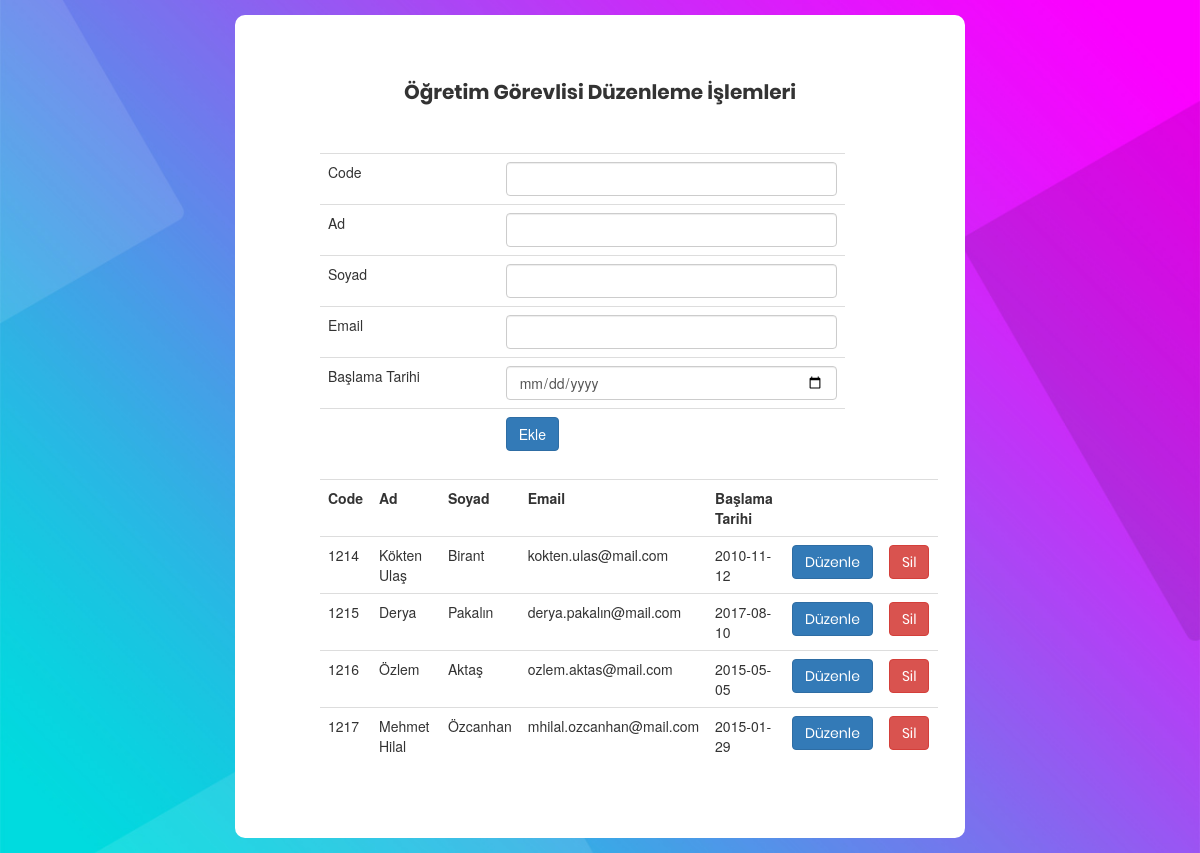
Page /facultymember_process.php (signed in) on the committed database.
### tables this page shows
CREATE TABLE IF NOT EXISTS `facultymember` (
  `id` int(11) NOT NULL AUTO_INCREMENT,
  `code` varchar(255) NOT NULL,
  `name` varchar(255) NOT NULL,
  `surname` varchar(255) NOT NULL,
  `email` varchar(255) NOT NULL,
  `startdate` date NOT NULL,
  PRIMARY KEY (`id`),
  UNIQUE KEY `CODE` (`code`)
);

### facultymember_process.php (the view, shortened to what this page needs)
 <!DOCTYPE html>
<?php
include("db.php");
?>
<html lang="en">
<head>
	<link rel="stylesheet" type="text/css" href="vendor/bootstrap/css/bootstrap.min.css">
	<link rel="stylesheet" type="text/css" href="fonts/font-awesome-4.7.0/css/font-awesome.min.css">
	<link rel="stylesheet" type="text/css" href="fonts/iconic/css/material-design-iconic-font.min.css">
	<link rel="stylesheet" type="text/css" href="vendor/animate/animate.css">
	<link rel="stylesheet" type="text/css" href="vendor/css-hamburgers/hamburgers.min.css">
	<link rel="stylesheet" type="text/css" href="vendor/animsition/css/animsition.min.css">
	<link rel="stylesheet" type="text/css" href="vendor/select2/select2.min.css">
	<link rel="stylesheet" type="text/css" href="vendor/daterangepicker/daterangepicker.css">
	<link rel="stylesheet" type="text/css" href="css/util.css">
	<link rel="stylesheet" type="text/css" href="css/main.css">
<link rel="stylesheet" href="https://maxcdn.bootstrapcdn.com/font-awesome/4.7.0/css/font-awesome.min.css">
<link rel="stylesheet" href="https://maxcdn.bootstrapcdn.com/bootstrap/3.3.7/css/bootstrap.min.css">
</head>
<body>
	<div class="limiter">
		<div class="container-login100" style="background-image: url('images/bg-01.jpg');">
			<div style="width: 730px;" class="wrap-login100 p-l-55 p-r-55 p-t-65 p-b-54">
					<span style="font-size: 20px;" class="login100-form-title p-b-49">
						Öğretim Görevlisi Düzenleme İşlemleri
					</span>
				<div class="container">
							<div class="col-md-6">
							<form action="" method="post">
								<table class="table">
									<tr>
										<td>Code</td>
										<td><input type="text" name="code" class="form-control" ></td>
									</tr>
									<tr>
										<td>Ad</td>
										<td><input type="text" name="name" class="form-control" ></td>
									</tr>
									<tr>
										<td>Soyad</td>
										<td><input type="text" name="surname" class="form-control" ></td>
									</tr>
									<tr>
										<td>Email</td>
										<td><input type="text" name="email" class="form-control" ></td>
									</tr>
									<tr>
										<td>Başlama Tarihi</td>
										<td><input type="date" name="startdate" class="form-control" ></td>
									</tr>
									<tr>
										<td></td>
										<td><input class="btn btn-primary"  type="submit" value="Ekle"></td>
									</tr>
								</table>
							</form>
							</div>
							<div class="col-md-7">
							<table class="table">
								<tr>
									<th>Code</th>
									<th>Ad</th>
									<th>Soyad</th>
									<th>Email</th>
									<th>Başlama Tarihi</th>
									<th></th>
									<th></th>
								</tr>
							<?php
							$sorgu = $con->query("SELECT * FROM facultymember");
							while ($sonuc = $sorgu->fetch_assoc()) {
							$id = $sonuc['id'];
							$code = $sonuc['code'];
							$name = $sonuc['name'];
							$surname = $sonuc['surname'];
							$email = $sonuc['email'];
							$startdate = $sonuc['startdate'];
							?>
								<tr>
									<td><?php echo $code; ?></td>
									<td><?php echo $name; ?></td>
									<td><?php echo $surname; ?></td>
									<td><?php echo $email; ?></td>
									<td><?php echo $startdate; ?></td>
									<td><a href="facultymember_duzenle.php?id=<?php echo $id; ?>"  class="btn btn-primary">Düzenle</a></td>
									<td><a href="facultymember_sil.php?id=<?php echo $id; ?>"  class="btn btn-danger">Sil</a></td>
								</tr>
							<?php }  ?>
							</table>
							</div>
</div>
</div>
		</div>
	</div>
</body>
</html>

### css/main.css (style rules this page uses)
* { margin: 0px; padding: 0px; box-sizing: border-box; }
body, html { height: 100%; font-family: Poppins-Regular, sans-serif; }
a { font-family: Poppins-Regular; font-size: 14px; line-height: 1.7; color: #666666; margin: 0px; transition: all 0.4s; -webkit-transition: all 0.4s; -o-transition: all 0.4s; -moz-transition: all 0.4s; }
input { outline: none; border: none; }
.limiter { width: 100%; margin: 0 auto; }
.container-login100 { width: 100%; min-height: 100vh; display: -webkit-box; display: -webkit-flex; display: -moz-box; display: -ms-flexbox; display: flex; flex-wrap: wrap; justify-content: center; align-items: center; padding: 15px; background-repeat: no-repeat; background-position: center; background-size: cover; }
.wrap-login100 { width: 500px; background: #fff; border-radius: 10px; overflow: hidden; }
.login100-form-title { display: block; font-family: Poppins-Bold; font-size: 39px; color: #333333; line-height: 1.2; text-align: center; }

### rows in the picture
facultymember: code "1214", name "Kökten Ulaş", surname "Birant", email "kokten.ulas@mail.com", startdate "2010-11-12"
facultymember: code "1215", name "Derya", surname "Pakalın", email "derya.pakalın@mail.com", startdate "2017-08-10"
facultymember: code "1216", name "Özlem", surname "Aktaş", email "ozlem.aktas@mail.com", startdate "2015-05-05"
facultymember: code "1217", name "Mehmet Hilal", surname "Özcanhan", email "mhilal.ozcanhan@mail.com", startdate "2015-01-29"
